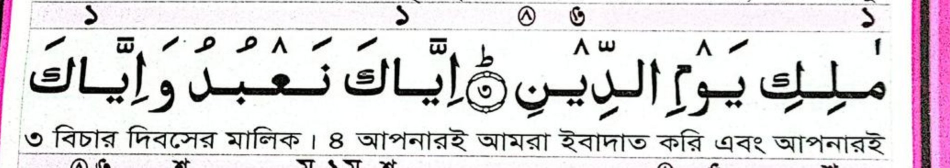
#> input picture quran-verification/page-001/vision-crops/row_1.jpg, 1900 x 335 px, given in place of p005.png, which was not available (shown at 1/2 size)
$ python detect_annotation_candidates.py 5
#> lines starting #> are read from the running program, lines starting #| are printed output that depends on the picture; pictures that were not available may be replaced by others from this repository, and a replacement may not be noted
#!/usr/bin/env python3
"""Detect small ink components in annotation bands; output review candidates only."""
import argparse,hashlib,json
from pathlib import Path
import numpy as np
from PIL import Image,ImageDraw
from scipy import ndimage
ROOT=Path(__file__).resolve().parents[1]
def main():
 ap=argparse.ArgumentParser();ap.add_argument('page',type=int);a=ap.parse_args()
 base=ROOT/'evidence/resume-2026-10-21'/f'page{a.page:03d}-annotation-review';im=Image.open(base/f'p{a.page:03d}.png').convert('L');A=np.array(im);H,W=A.shape
#> after `im = Image.open(base / f'p{a.page:03d}.png').convert('L')`:
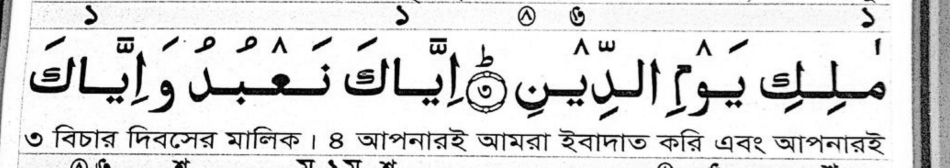
#> im: PIL image 1900x335 L (shown at 1/2 size); min 0, max 255, mean 218.6
#> after `H, W = A.shape`: H = 335; W = 1900
 # Calibrated from 300-DPI Quran pages. Wide crops and explicit review prevent promotion errors.
 # Annotation labels occupy the narrow strip below the prior translation and
 # above the next Arabic harakat. Keeping this band narrow avoids promoting
 # Arabic vowel marks as annotation candidates.
 first=int(H*.047); spacing=int(H*.0778); band_h=int(H*.010); candidates=[];thumbs=[]
#> after `first = int(H * 0.047)`: first = 15
#> after `spacing = int(H * 0.0778)`: spacing = 26
#> after `band_h = int(H * 0.01)`: band_h = 3
 for row in range(11):
  y0=max(0,first+row*spacing);y1=min(H,y0+band_h);x0=int(W*.055);x1=int(W*.945)
  mask=A[y0:y1,x0:x1] < 75
  # Remove scan rules but retain compact glyph strokes.
  lab,n=ndimage.label(mask,structure=np.ones((3,3),dtype=int));objs=ndimage.find_objects(lab)
  rowc=[]
  for label,sl in enumerate(objs,1):
   if sl is None:continue
   yy,xx=sl;h=yy.stop-yy.start;w=xx.stop-xx.start;area=int((lab[sl]==label).sum())
   if not (5<=w<=85 and 8<=h<=75 and 18<=area<=1800):continue
   bx=[x0+xx.start,y0+yy.start,w,h];crop=Image.fromarray(A[bx[1]:bx[1]+h,bx[0]:bx[0]+w]).convert('RGB')
   key=f'r{row:02d}-c{len(rowc):02d}';p=base/f'candidate-{key}.png';crop.save(p)
   rec={'rowIndex':row,'candidateId':key,'sourceBox':bx,'area':area,'file':str(p.relative_to(ROOT)),'sha256':hashlib.sha256(p.read_bytes()).hexdigest(),'status':'candidate_unreviewed'};rowc.append(rec);candidates.append(rec)
  # RTL source order
  rowc.sort(key=lambda z:z['sourceBox'][0],reverse=True)
#> this loop made 11 passes
#> n on passes 1 to 11: 6, 7, 0, 23, 10, 21, 34, 20, 8, 2, 65
#> after the loop, candidates = []
 report={'physicalPage':a.page,'status':'candidate_detection_only','sourceImage':str((base/f'p{a.page:03d}.png').relative_to(ROOT)),'bandModel':{'firstY':first,'spacing':spacing,'height':band_h},'candidateCount':len(candidates),'candidates':candidates,'rule':'Components may be noise, harakat, or translation text. Direct visual review is mandatory before identity or anchor promotion.'}
 (base/'candidate-detection.json').write_text(json.dumps(report,ensure_ascii=False,indent=2)+'\n')
 # Review sheet with source boxes, never a publication asset.
 rgb=Image.open(base/f'p{a.page:03d}.png').convert('RGB');dr=ImageDraw.Draw(rgb)
#> in main, rgb is the input picture: PIL image 1900x335 RGB; mean R, G, B 221.4, 216.9, 219.9
 for r in candidates:
  x,y,w,h=r['sourceBox'];dr.rectangle((x-2,y-2,x+w+2,y+h+2),outline='red',width=2);dr.text((x,y-12),r['candidateId'],fill='red')
#> this loop made 0 passes
 rgb.save(base/'candidate-overlay.jpg',quality=88)
 print(json.dumps({'page':a.page,'candidates':len(candidates),'report':str(base/'candidate-detection.json')}))
#| {"page": 5, "candidates": 0, "report": "web-views/evidence/resume-2026-10-21/page005-annotation-review/candidate-detection.json"}
if __name__=='__main__':main()

$ run again, on quran-verification/page-001/vision-crops/row_2.jpg
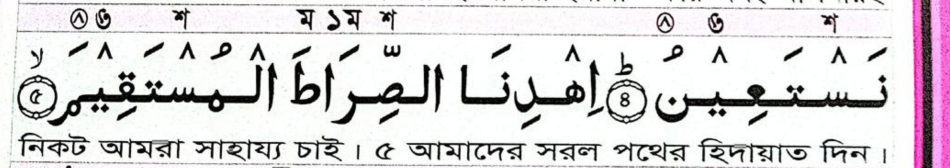
#> input picture quran-verification/page-001/vision-crops/row_2.jpg, 1900 x 335 px, given in place of p005.png, which was not available (shown at 1/2 size)
#> in main, `im = Image.open(base / f'p{a.page:03d}.png').convert('L')`:
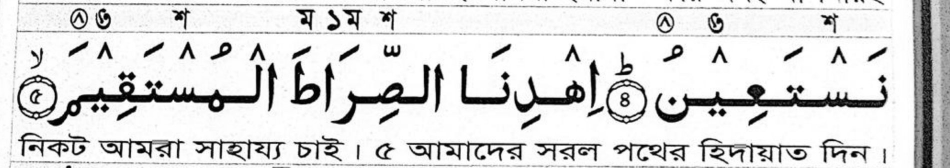
#> im: PIL image 1900x335 L (shown at 1/2 size); min 0, max 255, mean 217.3
#> the loop in main, `for row in range(11):` made 11 passes
#> n on passes 1 to 8: 2, 24, 0, 18, 14, 12, 25, 24
#> after the loop in main, `for row in range(11):`: candidates = []
#> in main, rgb is the input picture: PIL image 1900x335 RGB; mean R, G, B 219.3, 216.2, 218.3
#| {"page": 5, "candidates": 0, "report": "web-views/evidence/resume-2026-10-21/page005-annotation-review/candidate-detection.json"}

$ run again, on quran-verification/page-001/vision-crops/row_3.jpg
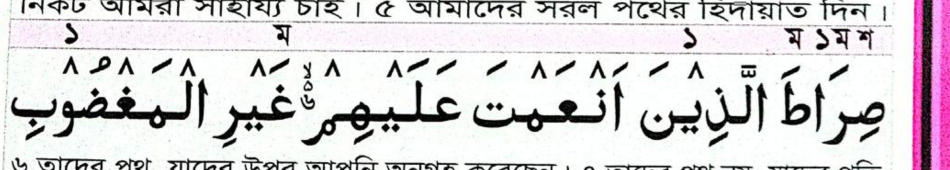
#> input picture quran-verification/page-001/vision-crops/row_3.jpg, 1900 x 340 px, given in place of p005.png, which was not available (shown at 1/2 size)
#> in main, `im = Image.open(base / f'p{a.page:03d}.png').convert('L')`:
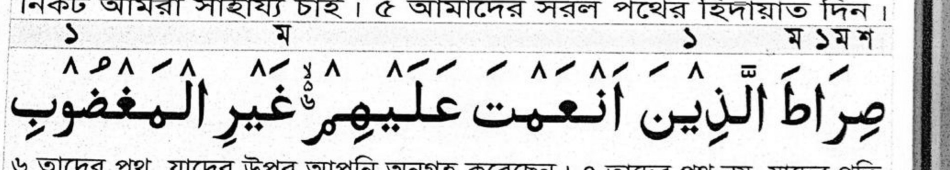
#> im: PIL image 1900x340 L (shown at 1/2 size); min 0, max 255, mean 213.4
#> the loop in main, `for row in range(11):` made 11 passes
#> n on passes 1 to 8: 72, 1, 10, 5, 12, 32, 11, 18
#> after the loop in main, `for row in range(11):`: candidates = []
#> in main, rgb is the input picture: PIL image 1900x340 RGB; mean R, G, B 215.7, 212, 214.7
#| {"page": 5, "candidates": 0, "report": "web-views/evidence/resume-2026-10-21/page005-annotation-review/candidate-detection.json"}
